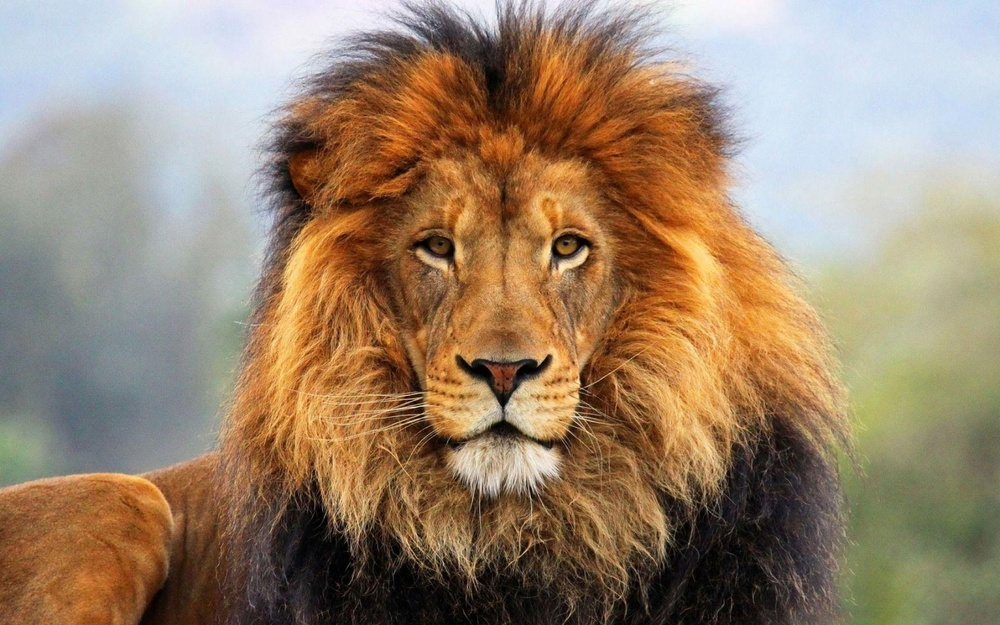
#> input picture image.jpg, 1000 x 625 px, shrunk from 1920 x 1200 before the run
$ python svd.py
#> lines starting #> are read from the running program, lines starting #| are printed output that depends on the picture
import numpy as np
import matplotlib.pyplot as plt
from PIL import Image

# Load grayscale image
img = Image.open('image.jpg').convert('L')
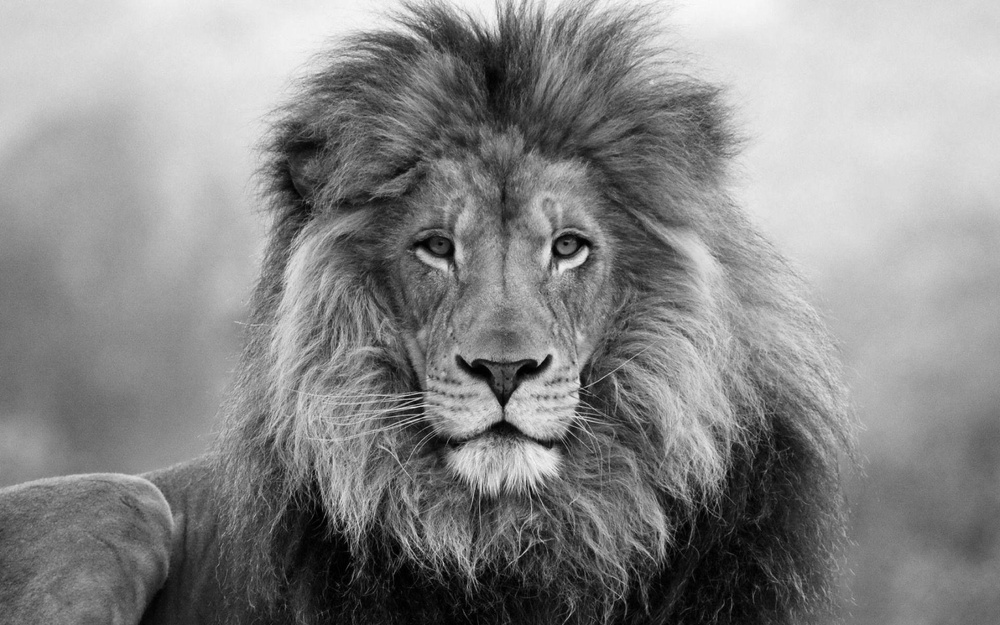
#> img: PIL image 1000x625 L; min 0, max 252, mean 135.9
img_matrix = np.array(img)

# SVD function
def svd_compress(img_matrix, k):
    U, S, VT = np.linalg.svd(img_matrix, full_matrices=False)
    S_k = np.zeros((k, k))
    np.fill_diagonal(S_k, S[:k])
    return np.dot(U[:, :k], np.dot(S_k, VT[:k, :]))

# Apply SVD repeatedly
def apply_svd_multiple_times(img_matrix, k, times):
#> called with k = 50, times = 3
    compressed = img_matrix.copy()
    for _ in range(times):
        compressed = svd_compress(compressed, k)
#> this loop made 3 passes
#> pass 1, in svd_compress, `U, S, VT = np.linalg.svd(img_matrix, full_matrices=False)`:
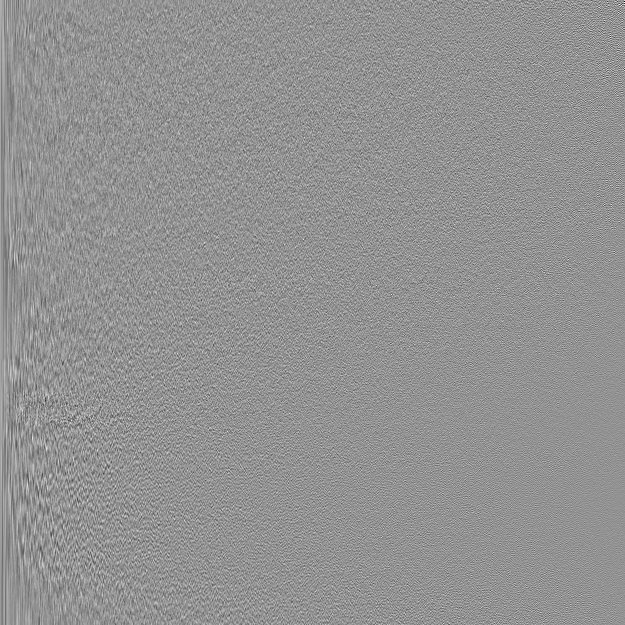
#> U: shape (625, 625) float64; min -0.343, max 0.253, mean 5.85e-05; drawn with min black and max white
#> pass 1, in svd_compress, `U, S, VT = np.linalg.svd(img_matrix, full_matrices=False)`:
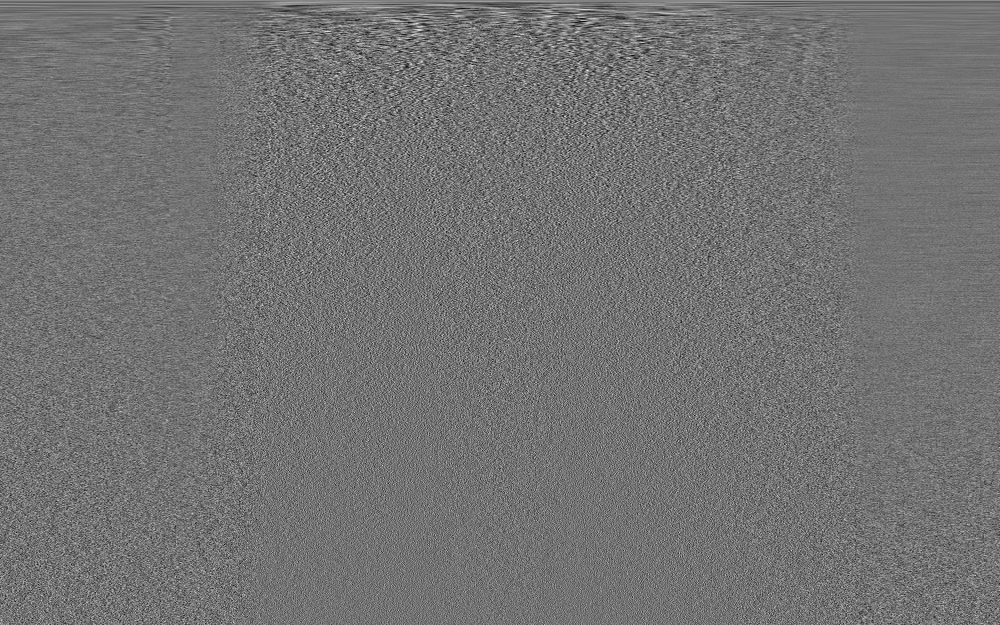
#> VT: shape (625, 1000) float64; min -0.171, max 0.208, mean 5.93e-05; drawn with min black and max white
#> pass 1, in apply_svd_multiple_times, `compressed = svd_compress(compressed, k)`:
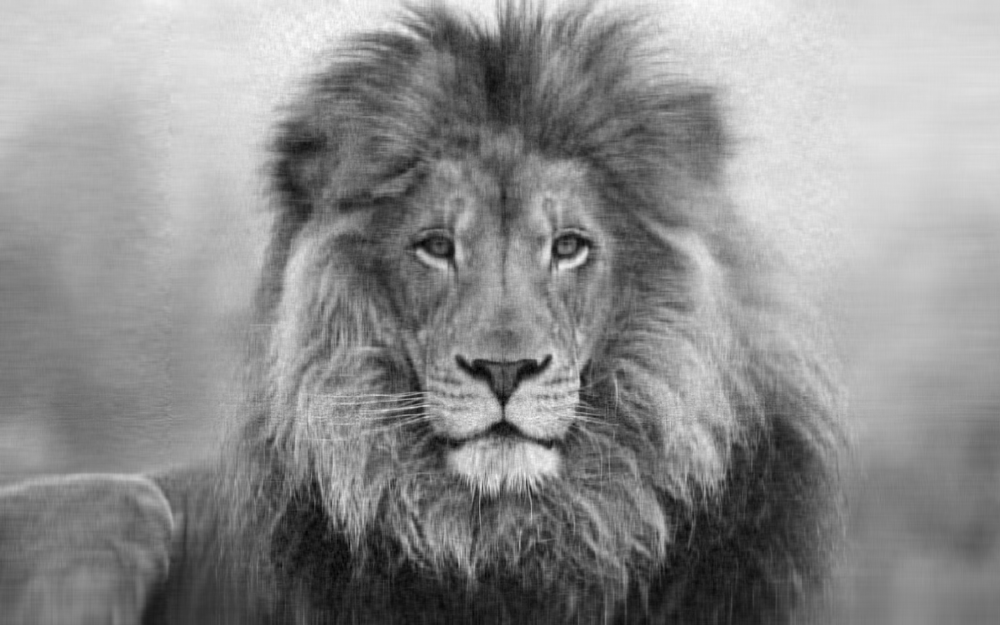
#> compressed: shape (625, 1000) float64; min -21.19, max 261.8, mean 135.9; drawn with min black and max white
    return compressed

# Parameters
k = 50       # Number of singular values to keep
times = 3   # How many times to apply SVD

# Run compression
final_img = apply_svd_multiple_times(img_matrix, k, times)

# Show result
plt.figure(figsize=(10,4))
plt.subplot(1, 2, 1)
plt.imshow(img_matrix, cmap='gray')
plt.title("Original Image")
plt.axis('off')

plt.subplot(1, 2, 2)
plt.imshow(final_img, cmap='gray')
plt.title(f"SVD applied {times} times (k={k})")
plt.axis('off')

plt.show()
